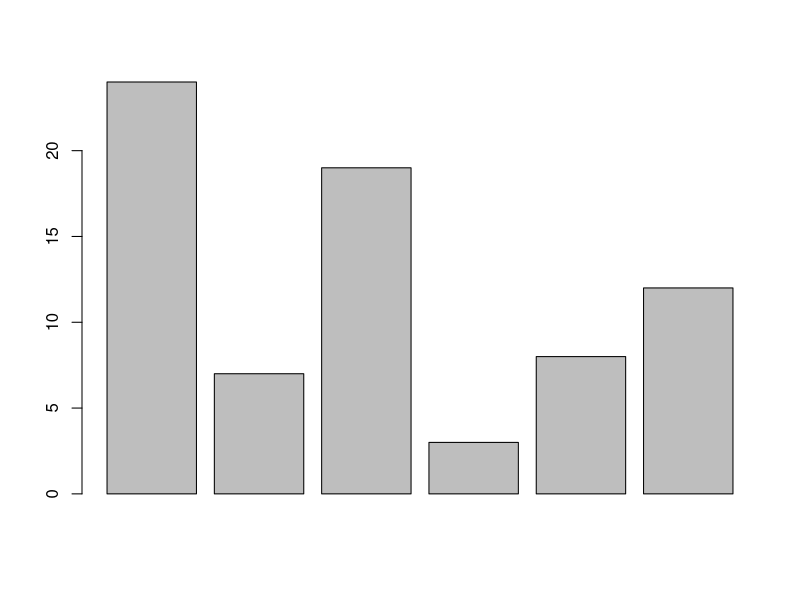
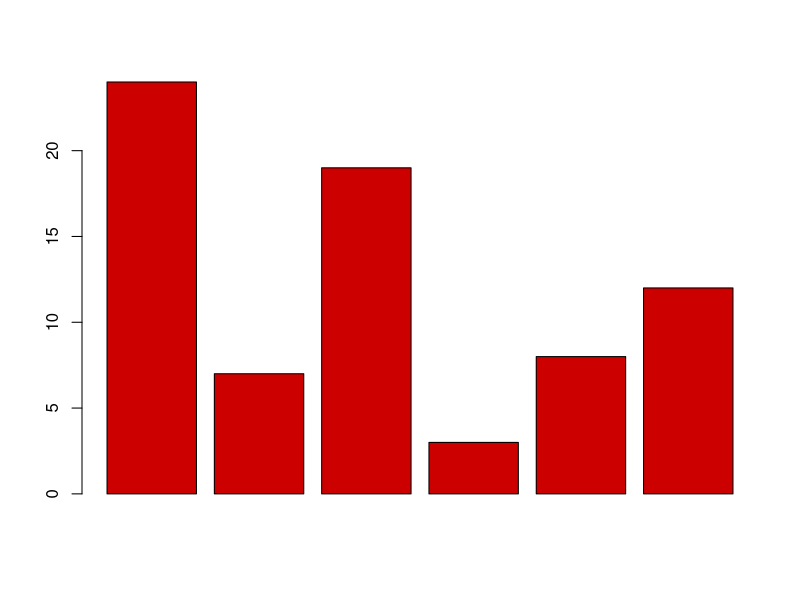
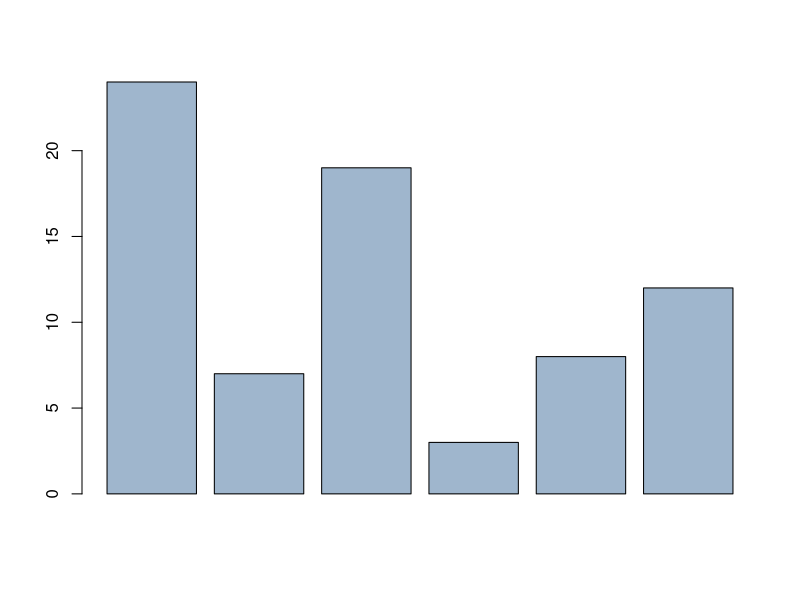
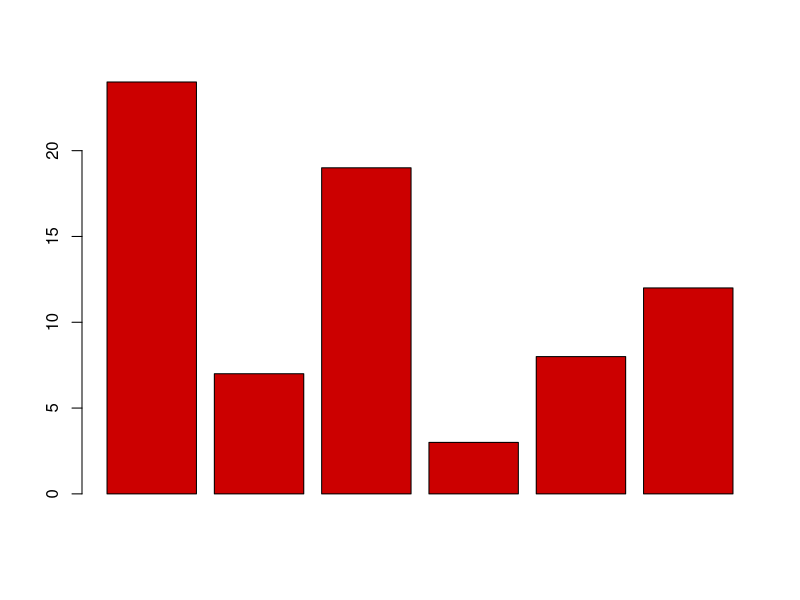
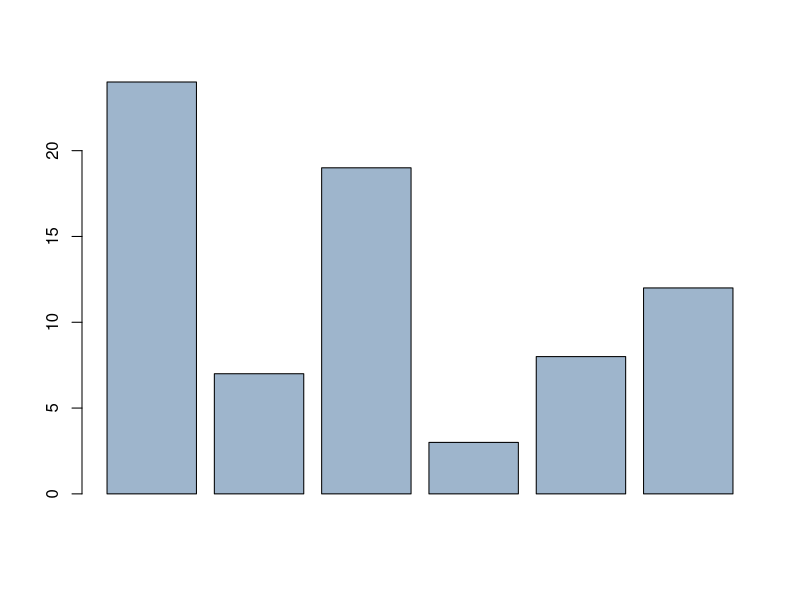
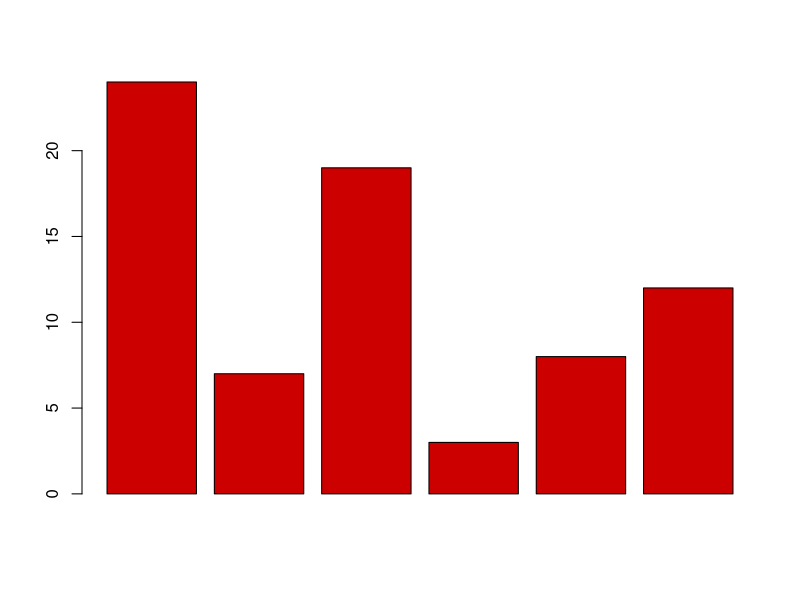
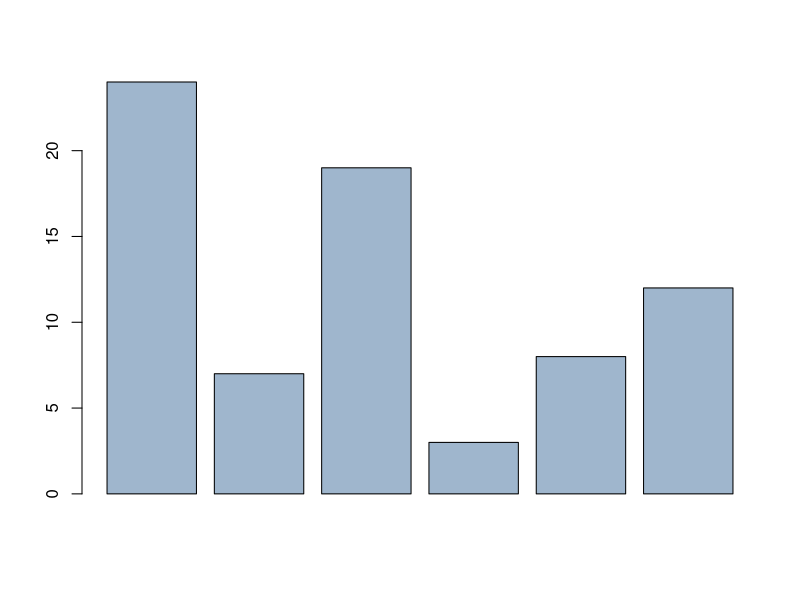
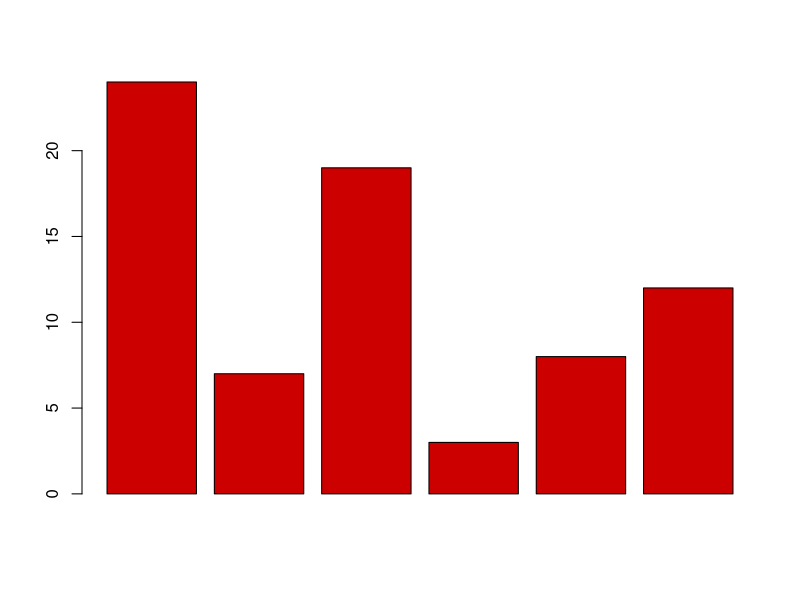

Generate these figures, in order, with R:


x<-c(24,7,19,3,8,12)
barplot(x)

?colors
colors()

browseURL("https://datalab.cc/rcolors")

barplot(x,col="red3")

barplot(x,col="slategray3")

barplot(x, col = rgb(.80, 0, 0))      # red3
barplot(x, col = rgb(.62, .71, .80))  # slategray3

# RGB triplets (0-255)
barplot(x, col = rgb(205, 0, 0, max = 255))     # red3
barplot(x, col = rgb(159, 182, 205, max = 255)) # slategray3

# RGB hexcodes
barplot(x, col = "#CD0000")  # red3
barplot(x, col = "#9FB6CD")  # slategray3

# Index numbers
barplot(x, col = colors() [555])  # red3
barplot(x, col = colors() [602])  # slategray3


# MULTIPLE COLORS ##########################################
# Can specify several colors in a vector, which will cycle
barplot(x, col = c("red3", "slategray3"))
barplot(x, col = c("#9FB6CD", "#CD0000"))


?palette
palette()

barplot(x,col=1:6)
barplot(x, col = rainbow(6))         # Rainbow colors
barplot(x, col = heat.colors(6))     # Yellow through red
barplot(x, col = terrain.colors(6))  # Gray through green
barplot(x, col = topo.colors(6))  # Purple through tan
barplot(x, col = cm.colors(6))       # Pinks and blues

# CLEAN UP #################################################

# Clear environment
rm(list = ls()) 

# Clear plots
dev.off()  # But only if there IS a plot

# Clear console
cat("\014")  # ctrl+L

# Clear mind :)





